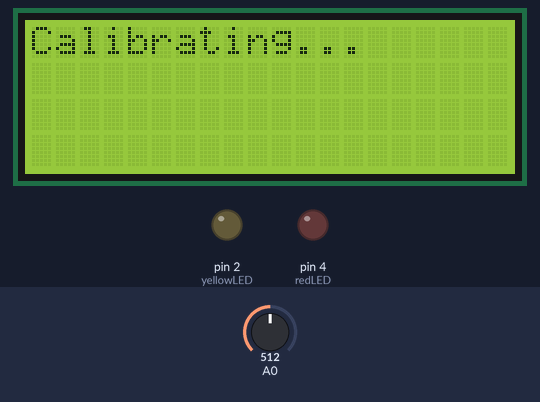
Simulated run of this sketch. Board: Arduino Uno, built with avr-gcc and run on an emulated ATmega328P. On the bench: 20×4 character LCD, output pins drawn as LEDs (lit = HIGH). The inputs (shaded band) are chosen by the test bench; at power-on: A0 = 512. What the sketch prints to the serial monitor is not drawn.

Above: at 0.2 s.
At 25.4 s:
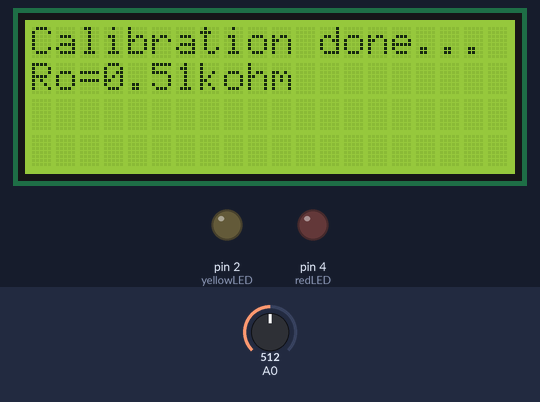
At 27.44 s:
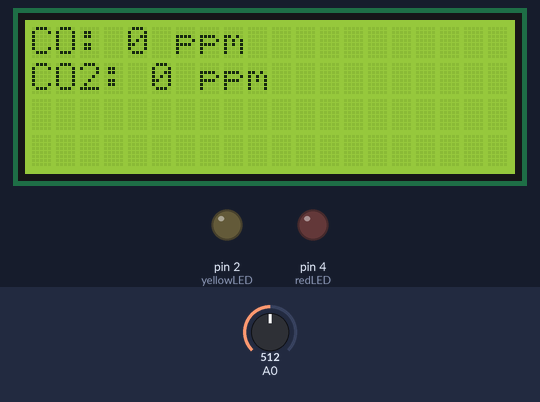
At 128.02 s:
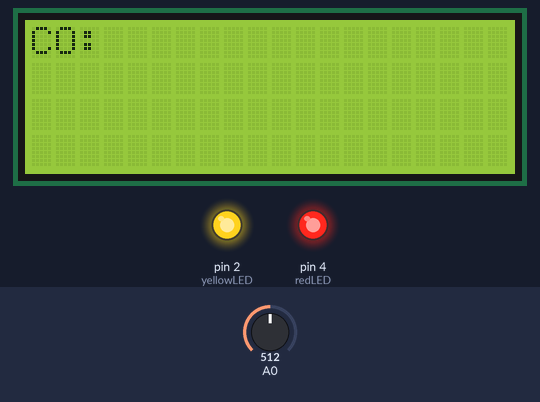
Timing chart, 0 to 129.5 s (numbered marks = the images above):
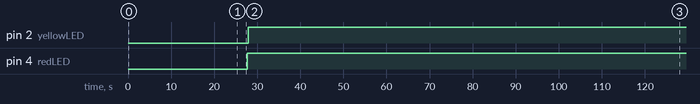

Measured:
- by itself, pin 2 (yellowLED): LOW → HIGH at 27.9 s
- by itself, pin 4 (redLED): LOW → HIGH at 27.7 s
- what the display in image 1 shows lasts 1.3 s, from 25.3 s to 26.6 s
- what the display in image 2 shows lasts 1.5 s, from 27.2 s to 28.7 s

The sketch:

Gas_NR.ino
```cpp
#include <Wire.h>
#include <LiquidCrystal_I2C.h>

#define         MQ_PIN                       (0)
#define         RL_VALUE                     (5)
#define         RO_CLEAN_AIR_FACTOR          (9.83)

#define         CALIBARAION_SAMPLE_TIMES     (50)
#define         CALIBRATION_SAMPLE_INTERVAL  (500)

#define         READ_SAMPLE_INTERVAL         (50)
#define         READ_SAMPLE_TIMES            (5)

#define         GAS_LPG                      (0)
#define         GAS_CO                       (1)
#define         GAS_SMOKE                    (2)

LiquidCrystal_I2C lcd(0x27,20,4);

int redLED= 4;
int yellowLED = 2;
float nrCoValue = 0;
float nrCo2Value = 0;
float LPGCurve[3]  =  {2.3,0.21,-0.47};
float COCurve[3]  =  {2.3,0.72,-0.34};
float SmokeCurve[3] ={2.3,0.53,-0.44};
float Ro           =  10;

void setup()
{
  Serial.begin(9600);
  Serial.print("Calibrating...\n");

  pinMode (redLED,OUTPUT);
  pinMode (yellowLED,OUTPUT);

   lcd.init();
  lcd.init();
  lcd.backlight();
  lcd.setCursor(0,0);
  lcd.print("Calibrating...\n");
  lcd.print("");
  lcd.print("");

  Ro = MQCalibration(MQ_PIN);

  Serial.print("Calibration is done...\n");
  Serial.print("Ro=");
  Serial.print(Ro);
  Serial.print("kohm");
  Serial.print("\n");

  lcd.init();
  lcd.init();
  lcd.backlight();
  lcd.setCursor(0,0);
  lcd.print("Calibration done...");
  lcd.print("");
  lcd.print("");
  lcd.setCursor(0,1);
  lcd.print("Ro=");
  lcd.print(Ro);
  lcd.print("kohm");
  lcd.print("");
   lcd.setCursor(0,2);
  lcd.print("");
   lcd.setCursor(2,3);
  lcd.print("");
  delay(500);
}

void loop()
{
   Serial.print("LPG:");
   Serial.print(MQGetGasPercentage(MQRead(MQ_PIN)/Ro,GAS_LPG) );
   Serial.print( "ppm" );
   Serial.print("    ");
   Serial.print("CO:");
   Serial.print(MQGetGasPercentage(MQRead(MQ_PIN)/Ro,GAS_CO) );
   Serial.print( "ppm" );
   Serial.print("    ");
   Serial.print("SMOKE:");
   Serial.print(MQGetGasPercentage(MQRead(MQ_PIN)/Ro,GAS_SMOKE) );
   Serial.print( "ppm" );
   Serial.print("\n");

   lcd.init();
  lcd.init();
  lcd.backlight();
  lcd.setCursor(0,0);
  lcd.print("CO: ");
  lcd.print(MQGetGasPercentage(MQRead(MQ_PIN)/Ro,GAS_CO) );
  lcd.print(" ppm" );
  lcd.setCursor(0,1);
  lcd.print("CO2: ");
  lcd.print(MQGetGasPercentage(MQRead(MQ_PIN)/Ro,GAS_SMOKE) );
  lcd.print(" ppm");
  lcd.print("");
   lcd.setCursor(0,2);
  lcd.print("");
   lcd.setCursor(2,3);
  lcd.print("");
   delay(200);

if (MQGetGasPercentage(MQRead(MQ_PIN)/Ro,GAS_CO)==nrCoValue){
  digitalWrite(redLED,HIGH);
  }

  else {
  digitalWrite(redLED,LOW);
  }

  if (MQGetGasPercentage(MQRead(MQ_PIN)/Ro,GAS_SMOKE)==nrCo2Value){
  digitalWrite(yellowLED,HIGH);
  }

  else {
  digitalWrite(yellowLED,LOW);
  }


}

float MQResistanceCalculation(int raw_adc)
{
  return ( ((float)RL_VALUE*(1023-raw_adc)/raw_adc));
}


float MQCalibration(int mq_pin)
{
  int i;
  float val=0;

  for (i=0;i<CALIBARAION_SAMPLE_TIMES;i++) {
    val += MQResistanceCalculation(analogRead(mq_pin));
    delay(CALIBRATION_SAMPLE_INTERVAL);
  }
  val = val/CALIBARAION_SAMPLE_TIMES;

  val = val/RO_CLEAN_AIR_FACTOR;

  return val;
}

float MQRead(int mq_pin)
{
  int i;
  float rs=0;

  for (i=0;i<READ_SAMPLE_TIMES;i++) {
    rs += MQResistanceCalculation(analogRead(mq_pin));
    delay(READ_SAMPLE_INTERVAL);
  }

  rs = rs/READ_SAMPLE_TIMES;

  return rs;
}

int MQGetGasPercentage(float rs_ro_ratio, int gas_id)
{
  if ( gas_id == GAS_LPG ) {
     return MQGetPercentage(rs_ro_ratio,LPGCurve);
  } else if ( gas_id == GAS_CO ) {
     return MQGetPercentage(rs_ro_ratio,COCurve);
  } else if ( gas_id == GAS_SMOKE ) {
     return MQGetPercentage(rs_ro_ratio,SmokeCurve);
  }

  return 0;
}

int  MQGetPercentage(float rs_ro_ratio, float *pcurve)
{
  return (pow(10,( ((log(rs_ro_ratio)-pcurve[1])/pcurve[2]) + pcurve[0])));
}
```
